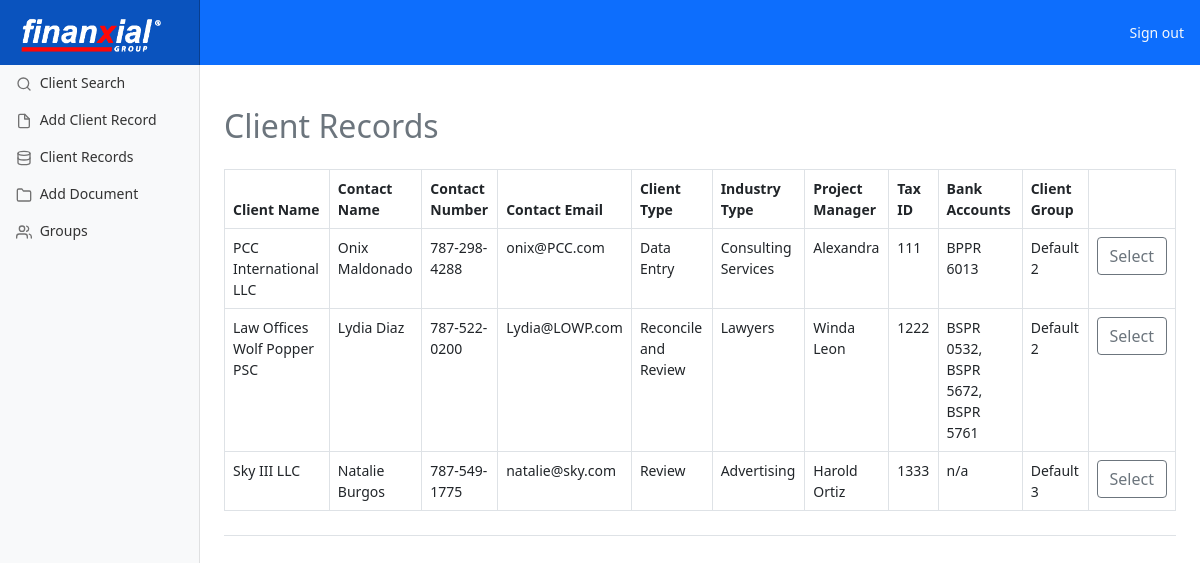
The page /records/ (signed in) on the database its author committed.
### pages/models.py (models this page shows, shortened)
class Client(models.Model):
    client_type_choices = (
        ('Data Entry', 'Data Entry'),
        ('Reconcile and Review', 'Reconcile and Review'),
        ('Review', 'Review'),
    )
    client_name = models.CharField(max_length=200)
    contact_name = models.CharField(max_length=200)
    contact_number = models.CharField(max_length=200)
    contact_email = models.EmailField(max_length = 200)
    client_type = models.CharField(max_length=200, choices=client_type_choices)
    industry_type = models.CharField(max_length=200)
    project_manager = models.CharField(max_length=200)
    tax_id = models.CharField(max_length=200)
    bank_accounts = models.CharField(max_length=200)
    client_group = models.CharField(max_length=200)

### pages/views.py (the view)
# urls.py: path('records/', views.records, name='records'),
def records(request):
    all_items = Client.objects.all
    return render(request, "records.html", {'all_items': all_items})

### pages/templates/records.html (shortened to what this page needs)
{% extends 'base.html' %}
{% block content %}
{% if user.is_authenticated %}
<main class="col-md-9 ms-sm-auto col-lg-10 px-md-4">
  <br/><br/>
  <h2  class="text-muted">Client Records</h2>
<div class="d-flex justify-content-between flex-wrap flex-md-nowrap align-items-center pt-3 pb-2 mb-3 border-bottom">
{% if all_items %}
      {% if all_items %}
      <div class="table-responsive">
        <table class="table table-bordered table-hover">
          <thead>
            <tr>
              <th>Client Name</th>
              <th>Contact Name</th>
              <th>Contact Number</th>
              <th>Contact Email</th>
              <th>Client Type</th>
              <th>Industry Type</th>
              <th>Project Manager</th>
              <th>Tax ID</th>
              <th>Bank Accounts</th>
              <th>Client Group</th>
              <th> </th>
            </tr>
          </thead>
        {% for items in all_items %}
            <tbody>
              <tr>
                <td>{{ items.client_name }}</td>
                <td>{{ items.contact_name }}</td>
                <td>{{ items.contact_number }}</td>
                <td>{{ items.contact_email }}</td>
                <td>{{ items.client_type }}</td>
                <td>{{ items.industry_type }}</td>
                <td>{{ items.project_manager }}</td>
                <td>{{ items.tax_id }}</td>
                <td>{{ items.bank_accounts }}</td>
                <td>{{ items.client_group }}</td>
                <td><center><a class="btn btn-outline-secondary" href="{% url 'edit' items.id %}" role="button">Select</a></center></td>
              </tr>
            </tbody>
         {% endfor %}
       </table>
     </div>
      {%endif%}
{% endif %}
{% endif %}
{% endblock %}

### static/css/dashboard.css (style rules this page uses)
body { font-size: .875rem; }

### rows shown on the page
Client: client_name "PCC International LLC", contact_name "Onix Maldonado", contact_number "787-298-4288", contact_email "onix@PCC.com", client_type "Data Entry", industry_type "Consulting Services", project_manager "Alexandra", tax_id "111", bank_accounts "BPPR 6013", client_group "Default 2"
Client: client_name "Law Offices Wolf Popper PSC", contact_name "Lydia Diaz", contact_number "787-522-0200", contact_email "Lydia@LOWP.com", client_type "Reconcile and Review", industry_type "Lawyers", project_manager "Winda Leon", tax_id "1222", bank_accounts "BSPR 0532, BSPR 5672, BSPR 5761", client_group "Default 2"
Client: client_name "Sky III LLC", contact_name "Natalie Burgos", contact_number "787-549-1775", contact_email "natalie@sky.com", client_type "Review", industry_type "Advertising", project_manager "Harold Ortiz", tax_id "1333", bank_accounts "n/a", client_group "Default 3"
